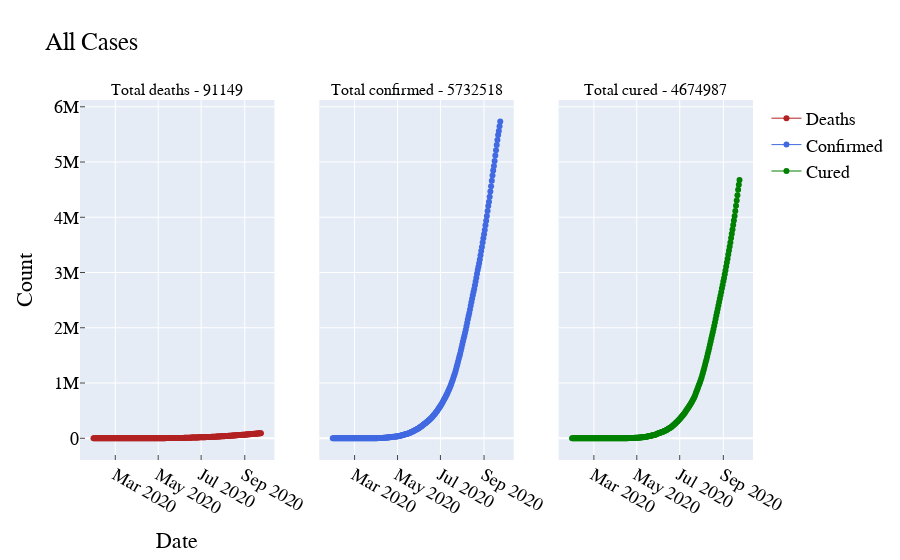

Write notebook code for a chart like this one.
### Code cell
date_group = covid_19_india_df.groupby(['Date']).sum()
date_group.reset_index(inplace=True)

date_group.sort_values('Date',inplace=True)

from plotly.subplots import make_subplots
fig = make_subplots(rows=1, cols=3, shared_yaxes=True,
                    subplot_titles=("Total deaths - " + str(death_count),"Total confirmed - " + str(confirmed_count),
                                    "Total cured - " + str(cured_count)))

# Create and style traces
fig.add_trace(go.Scatter(x=date_group.Date, y=date_group.Deaths, name='Deaths',
                         line=dict(color='firebrick', width=1), mode='lines+markers'), row=1, col=1)
fig.add_trace(go.Scatter(x=date_group.Date, y=date_group.Confirmed, name = 'Confirmed',
                         line=dict(color='royalblue', width=1), mode='lines+markers',), row=1, col=2)
fig.add_trace(go.Scatter(x=date_group.Date, y=date_group.Cured, name='Cured',
                         line=dict(color='green', width=1), mode='lines+markers',), row=1, col=3)

fig.update_layout(
    title="All Cases",
    xaxis_title="Date",
    yaxis_title="Count",
    font=dict(
        family="Courier New, monospace",
        size=18,
        color="black"
    )
)

fig.update_xaxes(ticks="inside")
fig.update_yaxes(ticks="inside", col=1)

fig.show()

### Figure 1 — Plotly figure (JSON) as saved in the notebook; plotly's stock layout.template omitted (floating-point values rounded to 4 significant figures; data arrays with more than 128 entries replaced by an {"elided": "..."} marker saying what was removed)
{"data": [{"line": {"color": "firebrick", "width": 1}, "mode": "lines+markers", "name": "Deaths", "type": "scatter", "x": {"elided": "239 str values"}, "xaxis": "x", "y": {"elided": "239 int values"}, "yaxis": "y"}, {"line": {"color": "royalblue", "width": 1}, "mode": "lines+markers", "name": "Confirmed", "type": "scatter", "x": {"elided": "239 str values"}, "xaxis": "x2", "y": {"elided": "239 int values"}, "yaxis": "y2"}, {"line": {"color": "green", "width": 1}, "mode": "lines+markers", "name": "Cured", "type": "scatter", "x": {"elided": "239 str values"}, "xaxis": "x3", "y": {"elided": "239 int values"}, "yaxis": "y3"}], "layout": {"annotations": [{"font": {"size": 16}, "showarrow": false, "text": "Total deaths - 91149", "x": 0.1444, "xanchor": "center", "xref": "paper", "y": 1, "yanchor": "bottom", "yref": "paper"}, {"font": {"size": 16}, "showarrow": false, "text": "Total confirmed - 5732518", "x": 0.5, "xanchor": "center", "xref": "paper", "y": 1, "yanchor": "bottom", "yref": "paper"}, {"font": {"size": 16}, "showarrow": false, "text": "Total cured - 4674987", "x": 0.8556, "xanchor": "center", "xref": "paper", "y": 1, "yanchor": "bottom", "yref": "paper"}], "font": {"color": "black", "family": "Courier New, monospace", "size": 18}, "title": {"text": "All Cases"}, "xaxis": {"anchor": "y", "domain": [0, 0.2889], "ticks": "inside", "title": {"text": "Date"}}, "xaxis2": {"anchor": "y2", "domain": [0.3556, 0.6444], "ticks": "inside"}, "xaxis3": {"anchor": "y3", "domain": [0.7111, 1], "ticks": "inside"}, "yaxis": {"anchor": "x", "domain": [0, 1], "ticks": "inside", "title": {"text": "Count"}}, "yaxis2": {"anchor": "x2", "domain": [0, 1], "matches": "y", "showticklabels": false}, "yaxis3": {"anchor": "x3", "domain": [0, 1], "matches": "y", "showticklabels": false}}}
